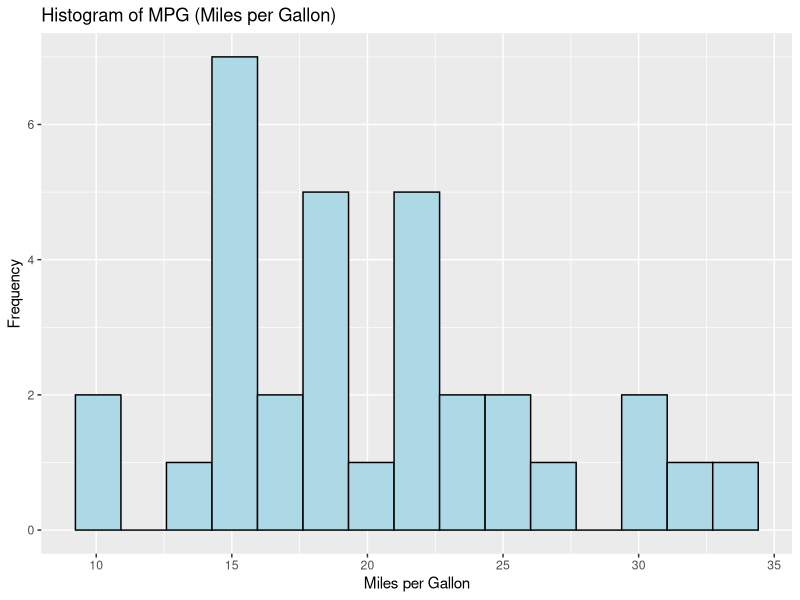
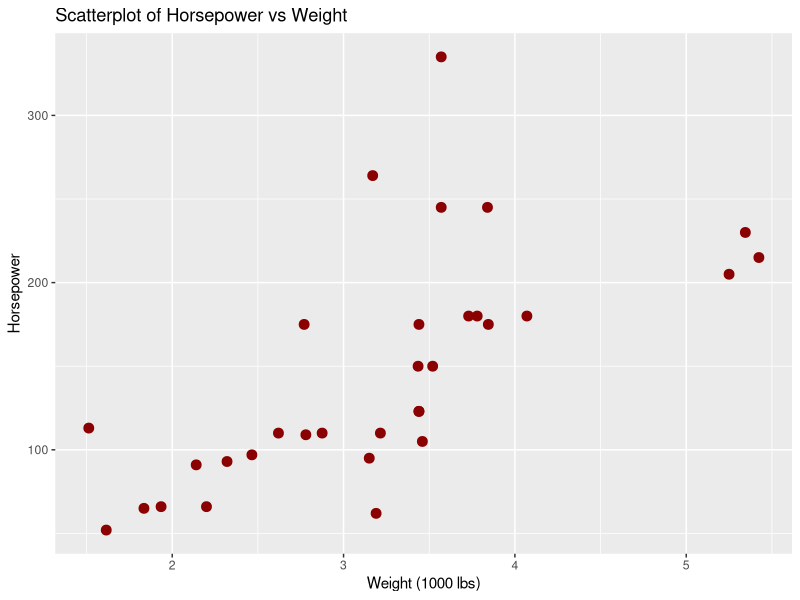
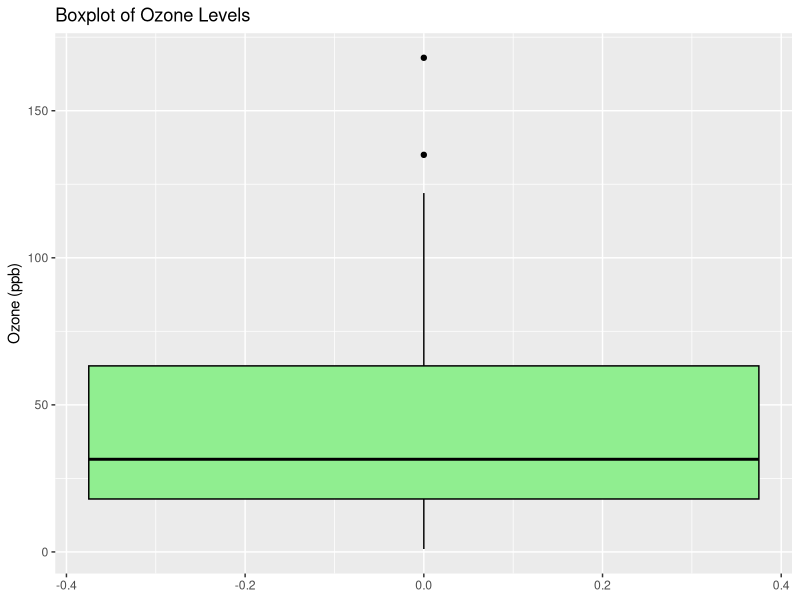
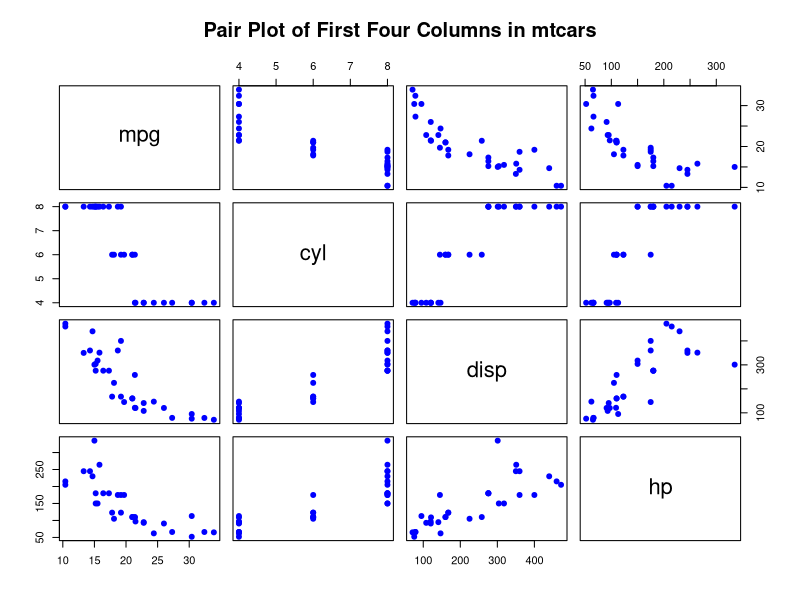

Source code (R) for these figures, in order:

library(ggplot2)

# 1 Histogram of mpg from mtcars
ggplot(mtcars, aes(x = mpg)) +
  geom_histogram(bins = 15, fill = "lightblue", color = "black") +
  labs(
    title = "Histogram of MPG (Miles per Gallon)",
    x = "Miles per Gallon",
    y = "Frequency"
  )

# 2 Scatterplot of hp vs wt from mtcars
ggplot(mtcars, aes(x = wt, y = hp)) +
  geom_point(color = "darkred", size = 3) +
  labs(
    title = "Scatterplot of Horsepower vs Weight",
    x = "Weight (1000 lbs)",
    y = "Horsepower"
  )

# 3️ Boxplot of Ozone values from airquality
data("airquality")
ggplot(airquality, aes(y = Ozone)) +
  geom_boxplot(fill = "lightgreen", color = "black") +
  labs(
    title = "Boxplot of Ozone Levels",
    y = "Ozone (ppb)"
  )

# 4️ Correlation between Sepal.Length and Sepal.Width in iris
data("iris")
cor_value <- cor(iris$Sepal.Length, iris$Sepal.Width)
cat("Correlation between Sepal.Length and Sepal.Width:", cor_value, "\n")

# 5️ Pair plot of first four columns of mtcars
pairs(
  mtcars[, 1:4],
  main = "Pair Plot of First Four Columns in mtcars",
  col = "blue",
  pch = 19
)

